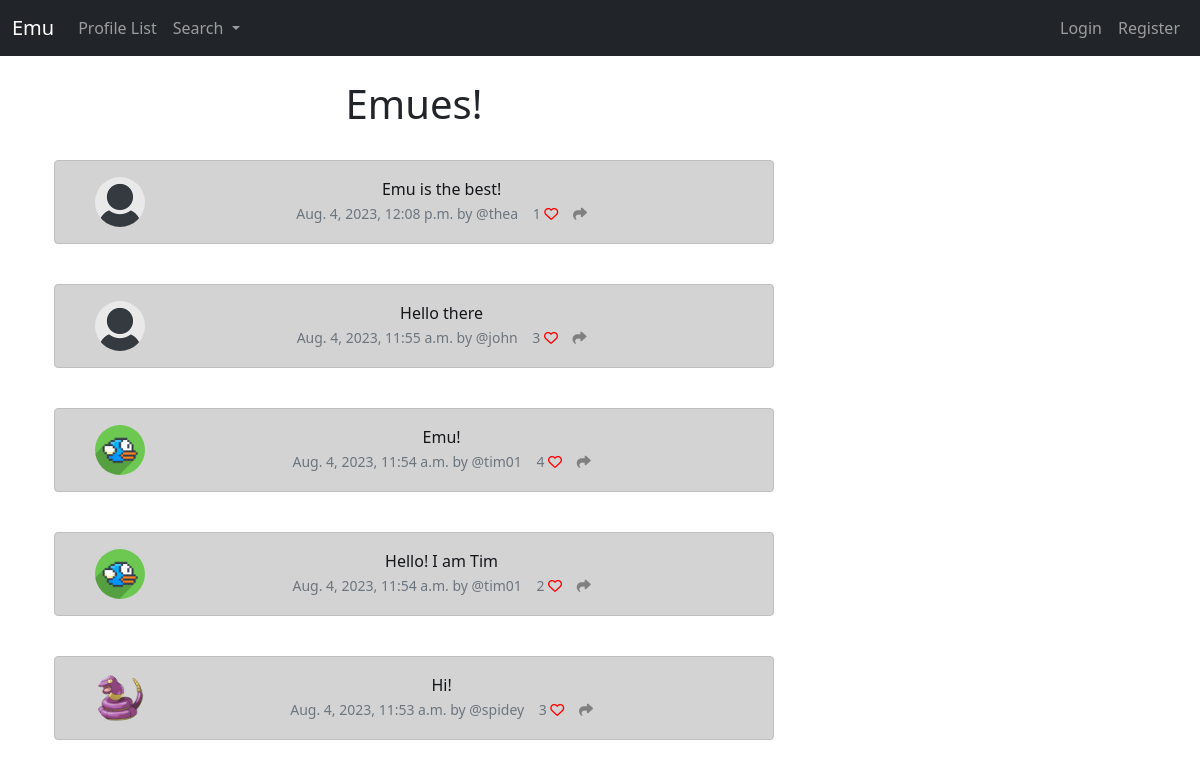
The page / on the database its author committed.
### Emu/models.py (models this page shows, shortened)
class Tweet(models.Model):
    user = models.ForeignKey(
        User, related_name="tweets",
        on_delete=models.CASCADE
    )
    body = models.CharField(max_length=200)
    created_at = models.DateTimeField(auto_now_add=True)
    likes = models.ManyToManyField(User, related_name="tweet_like", blank=True)
    def number_of_likes(self):
        return self.likes.count()

class Profile(models.Model):
    user = models.OneToOneField(User, on_delete=models.CASCADE)
    follows = models.ManyToManyField("self",
        related_name="followed_by",
        symmetrical=False,
        blank=True)
    date_modified = models.DateTimeField(User, auto_now=True)
    profile_image = models.ImageField(null=True, blank=True, upload_to="images/")
    profile_bio = models.CharField(null=True, blank=True, max_length=400)
    homepage_link = models.CharField(null=True, blank=True, max_length=100)
    facebook_link = models.CharField(null=True, blank=True, max_length=100)
    instagram_link = models.CharField(null=True, blank=True, max_length=100)
    linkedin_link = models.CharField(null=True, blank=True, max_length=100)

### Emu/views.py (the view)
# urls.py: path("", views.home, name="home"),
def home(request):
    if request.user.is_authenticated:
        form = TweetForm(request.POST or None)
        if request.method == "POST":
            if form.is_valid():
                tweet = form.save(commit=False)
                tweet.user = request.user
                tweet.save()
                messages.success(request, ("Your Emu has been posted!"))
                return redirect("home")
        tweets = Tweet.objects.all().order_by("-created_at")
        return render(request, "home.html", {"tweets": tweets, "form":form})
    else:
        tweets = Tweet.objects.all().order_by("-created_at")
        return render(request, "home.html", {"tweets": tweets})

### Emu/templates/home.html (shortened to what this page needs)
{% extends 'base.html' %}
{% load static %}
{% block content %}
<div class="container text-center">
    <div class="row">
        <div class="col-8">
            <h1>Emues!</h1>
            <br>
            {% for tweet in tweets%}
                <div class="alert alert-dark" role="alert">
                    <div class="container">
                        <div class="row">
                            <div class="col-1">
                                {% if tweet.user.profile.profile_image %}
                                    <img src="{{ tweet.user.profile.profile_image.url}}" width="50" height="50" class="rounded-circle" alt="{{ profile.user.username }}">
                                {% else %}
                                    <img src="{% static 'images/default_profile_pic.png' %}" width="50" height="50" class="rounded-circle" alt="...">
                                {% endif %}
                            </div>
                            <div class="col-11">
                                {{ tweet.body }}
                                <br>
                                <small class="text-muted">
                                    {{ tweet.created_at}} by @{{tweet.user.username | lower}} &nbsp;&nbsp; {{ tweet.number_of_likes}}
                                    {% if user in tweet.likes.all %}
                                        <a href="{% url 'tweet_like' tweet.id %}"><i class="fa-solid fa-heart" style="color: red;"></i></a>
                                    {% else %}
                                        <a href="{% url 'tweet_like' tweet.id %}"><i class="fa fa-heart-o" style="color: red;"></i></a>
                                    {% endif %}
                                    <a href="{% url 'tweet_show' tweet.id %}"><i class="fa-solid fa-share" style="color: gray;"></i></a>
                                </small>
                            </div>
                        </div>
                    </div>
                </div>
                <br>
            {% endfor %}
        </div>
        <div class="col-4">
            <br><br><br>
        </div>
    </div>
</div>
{% endblock content%}

### rows shown on the page
Tweet: body "Emu is the best!", created_at "Aug. 4, 2023, 12:08 p.m.", user.username "thea", number_of_likes "1"
Tweet: body "Hello there", created_at "Aug. 4, 2023, 11:55 a.m.", user.username "john", number_of_likes "3"
Tweet: user.profile.profile_image (picture), body "Emu!", created_at "Aug. 4, 2023, 11:54 a.m.", user.username "tim01", number_of_likes "4"
Tweet: user.profile.profile_image (picture), body "Hello! I am Tim", created_at "Aug. 4, 2023, 11:54 a.m.", user.username "tim01", number_of_likes "2"
Tweet: user.profile.profile_image (picture), body "Hi!", created_at "Aug. 4, 2023, 11:53 a.m.", user.username "spidey", number_of_likes "3"
